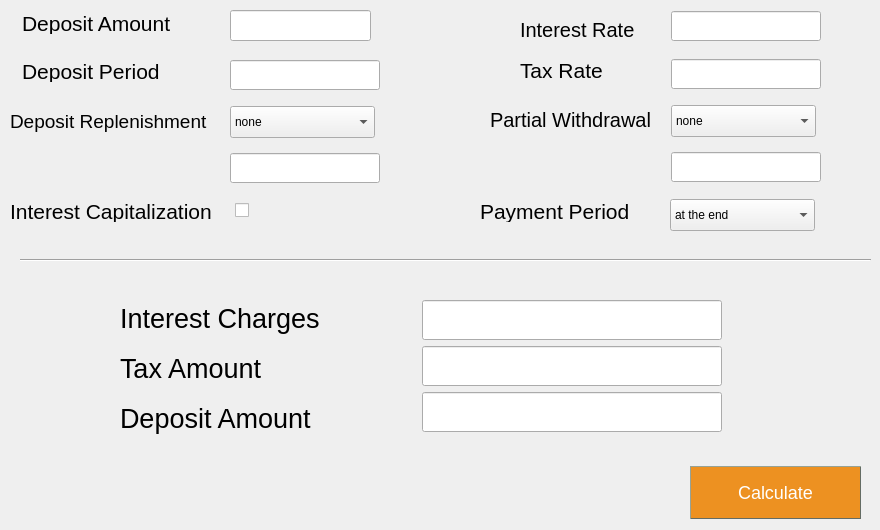
    <widget class="QWidget" name="tab_deposit">
     <attribute name="title">
      <string>Deposit</string>
     </attribute>
     <widget class="QLabel" name="label_29">
      <property name="geometry">
       <rect>
        <x>520</x>
        <y>19</y>
        <width>141</width>
        <height>22</height>
       </rect>
      </property>
      <property name="font">
       <font>
        <pointsize>15</pointsize>
        <weight>50</weight>
        <italic>false</italic>
        <bold>false</bold>
        <underline>false</underline>
       </font>
      </property>
      <property name="text">
       <string>Interest Rate</string>
      </property>
     </widget>
     <widget class="QLabel" name="label_39">
      <property name="geometry">
       <rect>
        <x>120</x>
        <y>400</y>
        <width>239</width>
        <height>37</height>
       </rect>
      </property>
      <property name="font">
       <font>
        <pointsize>20</pointsize>
        <weight>50</weight>
        <italic>false</italic>
        <bold>false</bold>
        <underline>false</underline>
       </font>
      </property>
      <property name="text">
       <string>Deposit Amount</string>
      </property>
     </widget>
     <widget class="QLineEdit" name="line_sumwithdrawal">
      <property name="geometry">
       <rect>
        <x>671</x>
        <y>152</y>
        <width>150</width>
        <height>30</height>
       </rect>
      </property>
      <property name="minimumSize">
       <size>
        <width>150</width>
        <height>30</height>
       </size>
      </property>
      <property name="maximumSize">
       <size>
        <width>150</width>
        <height>30</height>
       </size>
      </property>
      <property name="baseSize">
       <size>
        <width>150</width>
        <height>30</height>
       </size>
      </property>
      <property name="layoutDirection">
       <enum>Qt::RightToLeft</enum>
      </property>
      <property name="alignment">
       <set>Qt::AlignRight|Qt::AlignTrailing|Qt::AlignVCenter</set>
      </property>
     </widget>
     <widget class="QLabel" name="label_27">
      <property name="geometry">
       <rect>
        <x>22</x>
        <y>12</y>
        <width>161</width>
        <height>22</height>
       </rect>
      </property>
      <property name="font">
       <font>
        <pointsize>16</pointsize>
        <weight>50</weight>
        <italic>false</italic>
        <bold>false</bold>
        <underline>false</underline>
       </font>
      </property>
      <property name="text">
       <string>Deposit Amount</string>
      </property>
     </widget>
     <widget class="QLabel" name="label_34">
      <property name="geometry">
       <rect>
        <x>490</x>
        <y>109</y>
        <width>181</width>
        <height>22</height>
       </rect>
      </property>
      <property name="font">
       <font>
        <pointsize>15</pointsize>
        <weight>50</weight>
        <italic>false</italic>
        <bold>false</bold>
        <underline>false</underline>
       </font>
      </property>
      <property name="text">
       <string>Partial Withdrawal</string>
      </property>
     </widget>
     <widget class="QLabel" name="label_33">
      <property name="geometry">
       <rect>
        <x>10</x>
        <y>110</y>
        <width>231</width>
        <height>22</height>
       </rect>
      </property>
      <property name="font">
       <font>
        <pointsize>14</pointsize>
        <weight>50</weight>
        <italic>false</italic>
        <bold>false</bold>
        <underline>false</underline>
       </font>
      </property>
      <property name="text">
       <string>Deposit Replenishment</string>
      </property>
     </widget>
     <widget class="QCheckBox" name="checkBox_capital">
      <property name="geometry">
       <rect>
        <x>230</x>
        <y>201</y>
        <width>19</width>
        <height>18</height>
       </rect>
      </property>
      <property name="layoutDirection">
       <enum>Qt::RightToLeft</enum>
      </property>
      <property name="text">
       <string/>
      </property>
     </widget>
     <widget class="QComboBox" name="combo_withdrawal">
      <property name="geometry">
       <rect>
        <x>671</x>
        <y>105</y>
        <width>145</width>
        <height>32</height>
       </rect>
      </property>
      <item>
       <property name="text">
        <string extracomment="0">none</string>
       </property>
      </item>
      <item>
       <property name="text">
        <string extracomment="1">once a month</string>
       </property>
      </item>
      <item>
       <property name="text">
        <string extracomment="3">once a quarter</string>
       </property>
      </item>
      <item>
       <property name="text">
        <string extracomment="6">half-yearly</string>
       </property>
      </item>
      <item>
       <property name="text">
        <string extracomment="12">once a year</string>
       </property>
      </item>
     </widget>
     <widget class="QLabel" name="label_28">
      <property name="geometry">
       <rect>
        <x>22</x>
        <y>60</y>
        <width>151</width>
        <height>22</height>
       </rect>
      </property>
      <property name="font">
       <font>
        <pointsize>16</pointsize>
        <weight>50</weight>
        <italic>false</italic>
        <bold>false</bold>
        <underline>false</underline>
       </font>
      </property>
      <property name="text">
       <string>Deposit Period</string>
      </property>
     </widget>
     <widget class="QLabel" name="label_31">
      <property name="geometry">
       <rect>
        <x>480</x>
        <y>200</y>
        <width>161</width>
        <height>22</height>
       </rect>
      </property>
      <property name="font">
       <font>
        <pointsize>16</pointsize>
        <weight>50</weight>
        <italic>false</italic>
        <bold>false</bold>
        <underline>false</underline>
       </font>
      </property>
      <property name="text">
       <string>Payment Period</string>
      </property>
     </widget>
     <widget class="QWidget" name="layoutWidget_7">
      <property name="geometry">
       <rect>
        <x>420</x>
        <y>300</y>
        <width>302</width>
        <height>134</height>
       </rect>
      </property>
      <layout class="QVBoxLayout" name="verticalLayout_9">
       <item>
        <widget class="QLineEdit" name="line_depcharges">
         <property name="minimumSize">
          <size>
           <width>300</width>
           <height>40</height>
          </size>
         </property>
         <property name="maximumSize">
          <size>
           <width>300</width>
           <height>40</height>
          </size>
         </property>
         <property name="font">
          <font>
           <pointsize>18</pointsize>
           <weight>50</weight>
           <italic>false</italic>
           <bold>false</bold>
           <underline>false</underline>
          </font>
         </property>
         <property name="layoutDirection">
          <enum>Qt::RightToLeft</enum>
         </property>
         <property name="alignment">
          <set>Qt::AlignRight|Qt::AlignTrailing|Qt::AlignVCenter</set>
         </property>
         <property name="readOnly">
          <bool>true</bool>
         </property>
        </widget>
       </item>
       <item>
        <widget class="QLineEdit" name="line_deptaxamount">
         <property name="minimumSize">
          <size>
           <width>300</width>
           <height>40</height>
          </size>
         </property>
         <property name="maximumSize">
          <size>
           <width>300</width>
           <height>40</height>
          </size>
         </property>
         <property name="font">
          <font>
           <pointsize>18</pointsize>
           <weight>50</weight>
           <italic>false</italic>
           <bold>false</bold>
           <underline>false</underline>
          </font>
         </property>
         <property name="layoutDirection">
          <enum>Qt::RightToLeft</enum>
         </property>
         <property name="alignment">
          <set>Qt::AlignRight|Qt::AlignTrailing|Qt::AlignVCenter</set>
         </property>
         <property name="readOnly">
          <bool>true</bool>
         </property>
        </widget>
       </item>
       <item>
        <widget class="QLineEdit" name="line_depamountsum">
         <property name="minimumSize">
          <size>
           <width>300</width>
           <height>40</height>
          </size>
         </property>
         <property name="maximumSize">
          <size>
           <width>300</width>
           <height>40</height>
          </size>
         </property>
         <property name="font">
          <font>
           <pointsize>18</pointsize>
           <weight>50</weight>
           <italic>false</italic>
           <bold>false</bold>
           <underline>false</underline>
          </font>
         </property>
         <property name="layoutDirection">
          <enum>Qt::RightToLeft</enum>
         </property>
         <property name="alignment">
          <set>Qt::AlignRight|Qt::AlignTrailing|Qt::AlignVCenter</set>
         </property>
         <property name="readOnly">
          <bool>true</bool>
         </property>
        </widget>
       </item>
      </layout>
     </widget>
     <widget class="QLineEdit" name="line_deptax">
      <property name="geometry">
       <rect>
        <x>671</x>
        <y>59</y>
        <width>150</width>
        <height>30</height>
       </rect>
      </property>
      <property name="minimumSize">
       <size>
        <width>150</width>
        <height>30</height>
       </size>
      </property>
      <property name="maximumSize">
       <size>
        <width>150</width>
        <height>30</height>
       </size>
      </property>
      <property name="baseSize">
       <size>
        <width>150</width>
        <height>30</height>
       </size>
      </property>
      <property name="layoutDirection">
       <enum>Qt::RightToLeft</enum>
      </property>
      <property name="alignment">
       <set>Qt::AlignRight|Qt::AlignTrailing|Qt::AlignVCenter</set>
      </property>
     </widget>
     <widget class="QLabel" name="label_37">
      <property name="geometry">
       <rect>
        <x>120</x>
        <y>300</y>
        <width>240</width>
        <height>37</height>
       </rect>
      </property>
      <property name="font">
       <font>
        <pointsize>20</pointsize>
        <weight>50</weight>
        <italic>false</italic>
        <bold>false</bold>
        <underline>false</underline>
       </font>
      </property>
      <property name="text">
       <string>Interest Charges</string>
      </property>
     </widget>
     <widget class="QComboBox" name="combo_period">
      <property name="geometry">
       <rect>
        <x>670</x>
        <y>199</y>
        <width>145</width>
        <height>32</height>
       </rect>
      </property>
      <item>
       <property name="text">
        <string extracomment="-1">at the end </string>
       </property>
      </item>
      <item>
       <property name="text">
        <string extracomment="1">once a month</string>
       </property>
      </item>
      <item>
       <property name="text">
        <string extracomment="3">once a quarter</string>
       </property>
      </item>
      <item>
       <property name="text">
        <string extracomment="6">half-yearly</string>
       </property>
      </item>
      <item>
       <property name="text">
        <string extracomment="12">once a year</string>
       </property>
      </item>
     </widget>
     <widget class="QLineEdit" name="line_depperiod">
      <property name="geometry">
       <rect>
        <x>230</x>
        <y>60</y>
        <width>150</width>
        <height>30</height>
       </rect>
      </property>
      <property name="minimumSize">
       <size>
        <width>150</width>
        <height>30</height>
       </size>
      </property>
      <property name="maximumSize">
       <size>
        <width>150</width>
        <height>30</height>
       </size>
      </property>
      <property name="baseSize">
       <size>
        <width>150</width>
        <height>30</height>
       </size>
      </property>
      <property name="layoutDirection">
       <enum>Qt::RightToLeft</enum>
      </property>
      <property name="alignment">
       <set>Qt::AlignRight|Qt::AlignTrailing|Qt::AlignVCenter</set>
      </property>
     </widget>
     <widget class="QLineEdit" name="line_deprate">
      <property name="geometry">
       <rect>
        <x>671</x>
        <y>11</y>
        <width>150</width>
        <height>30</height>
       </rect>
      </property>
      <property name="minimumSize">
       <size>
        <width>150</width>
        <height>30</height>
       </size>
      </property>
      <property name="maximumSize">
       <size>
        <width>150</width>
        <height>30</height>
       </size>
      </property>
      <property name="baseSize">
       <size>
        <width>150</width>
        <height>30</height>
       </size>
      </property>
      <property name="layoutDirection">
       <enum>Qt::RightToLeft</enum>
      </property>
      <property name="alignment">
       <set>Qt::AlignRight|Qt::AlignTrailing|Qt::AlignVCenter</set>
      </property>
     </widget>
     <widget class="QLabel" name="label_38">
      <property name="geometry">
       <rect>
        <x>120</x>
        <y>350</y>
        <width>175</width>
        <height>37</height>
       </rect>
      </property>
      <property name="font">
       <font>
        <pointsize>20</pointsize>
        <weight>50</weight>
        <italic>false</italic>
        <bold>false</bold>
        <underline>false</underline>
       </font>
      </property>
      <property name="text">
       <string>Tax Amount</string>
      </property>
     </widget>
     <widget class="QComboBox" name="combo_deposit">
      <property name="geometry">
       <rect>
        <x>230</x>
        <y>106</y>
        <width>145</width>
        <height>32</height>
       </rect>
      </property>
      <item>
       <property name="text">
        <string extracomment="0">none</string>
       </property>
      </item>
      <item>
       <property name="text">
        <string extracomment="1">once a month</string>
       </property>
      </item>
      <item>
       <property name="text">
        <string extracomment="3">once a quarter</string>
       </property>
      </item>
      <item>
       <property name="text">
        <string extracomment="6">half-yearly</string>
       </property>
      </item>
      <item>
       <property name="text">
        <string extracomment="12">once a year</string>
       </property>
      </item>
     </widget>
     <widget class="QLineEdit" name="line_sumdepo">
      <property name="geometry">
       <rect>
        <x>230</x>
        <y>153</y>
        <width>150</width>
        <height>30</height>
       </rect>
      </property>
      <property name="minimumSize">
       <size>
        <width>150</width>
        <height>30</height>
       </size>
      </property>
      <property name="maximumSize">
       <size>
        <width>150</width>
        <height>30</height>
       </size>
      </property>
      <property name="baseSize">
       <size>
        <width>150</width>
        <height>30</height>
       </size>
      </property>
      <property name="layoutDirection">
       <enum>Qt::RightToLeft</enum>
      </property>
      <property name="alignment">
       <set>Qt::AlignRight|Qt::AlignTrailing|Qt::AlignVCenter</set>
      </property>
     </widget>
     <widget class="QLabel" name="label_32">
      <property name="geometry">
       <rect>
        <x>10</x>
        <y>200</y>
        <width>211</width>
        <height>22</height>
       </rect>
      </property>
      <property name="font">
       <font>
        <pointsize>16</pointsize>
        <weight>50</weight>
        <italic>false</italic>
        <bold>false</bold>
        <underline>false</underline>
       </font>
      </property>
      <property name="text">
       <string>Interest Capitalization</string>
      </property>
     </widget>
     <widget class="QLabel" name="label_30">
      <property name="geometry">
       <rect>
        <x>520</x>
        <y>59</y>
        <width>121</width>
        <height>22</height>
       </rect>
      </property>
      <property name="font">
       <font>
        <pointsize>16</pointsize>
        <weight>50</weight>
        <italic>false</italic>
        <bold>false</bold>
        <underline>false</underline>
       </font>
      </property>
      <property name="text">
       <string>Tax Rate</string>
      </property>
     </widget>
     <widget class="QPushButton" name="button_calculate_depo">
      <property name="geometry">
       <rect>
        <x>690</x>
        <y>460</y>
        <width>171</width>
        <height>61</height>
       </rect>
      </property>
      <property name="styleSheet">
       <string notr="true">QPushButton {
background-color: #ed9121;
  border-style: outset;
  border-width: 1px;
  border-color: #646c64;
  color: white;
  
  text-align: center;
  opacity: 0.6;
  margin: 6px, 2px;
  font: 18px;
vertical-align: middle;
}

QPushButton:pressed {
background-color:  #ffc793;
border-style: inset;
}

QPushButton:hover {
opacity: 1
}</string>
      </property>
      <property name="text">
       <string>Calculate</string>
      </property>
     </widget>
     <widget class="Line" name="line_6">
      <property name="geometry">
       <rect>
        <x>20</x>
        <y>240</y>
        <width>851</width>
        <height>40</height>
       </rect>
      </property>
      <property name="minimumSize">
       <size>
        <width>710</width>
        <height>40</height>
       </size>
      </property>
      <property name="orientation">
       <enum>Qt::Horizontal</enum>
      </property>
     </widget>
     <widget class="QLineEdit" name="line_depamount">
      <property name="geometry">
       <rect>
        <x>230</x>
        <y>10</y>
        <width>141</width>
        <height>31</height>
       </rect>
      </property>
     </widget>
    </widget>
